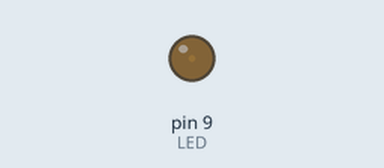
This sketch was run on a simulated Arduino Uno, built with avr-gcc and run on an emulated ATmega328P. Parts: output pins drawn as LEDs (lit = HIGH).

Above: at 0.05 s.
At 1.15 s:
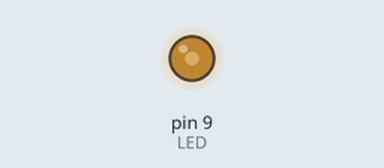
At 2.3 s:
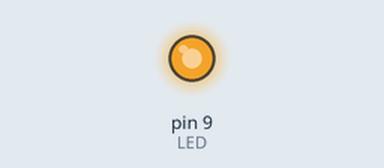
At 4.55 s:
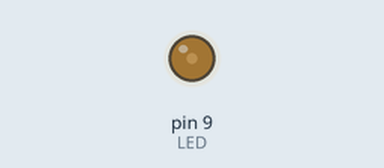
Timing chart, 0 to 6.6 s (numbered marks = the images above):
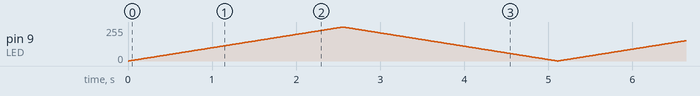

The sketch:

EXEMPLO04_BRILHO_LED.ino
```cpp
// Controlando o brilho do LED via PWN

const int LED = 9;
// o pino em que o LED será conectado
// (pino com ~ de PWM)

void setup() {
    pinMode(LED, OUTPUT);
}
void loop(){
    for (int i = 0; i < 255; i++) { //Fade in
        analogWrite(LED, i); // Escreve o DC da saída
        delay(10);
        // Espera 10ms para que a mudança do brilho seja visível
    }
    for (int i = 255; i > 0; i--) { // Fade Out
        analogWrite(LED, i);
        delay(10);
    }
}
```
